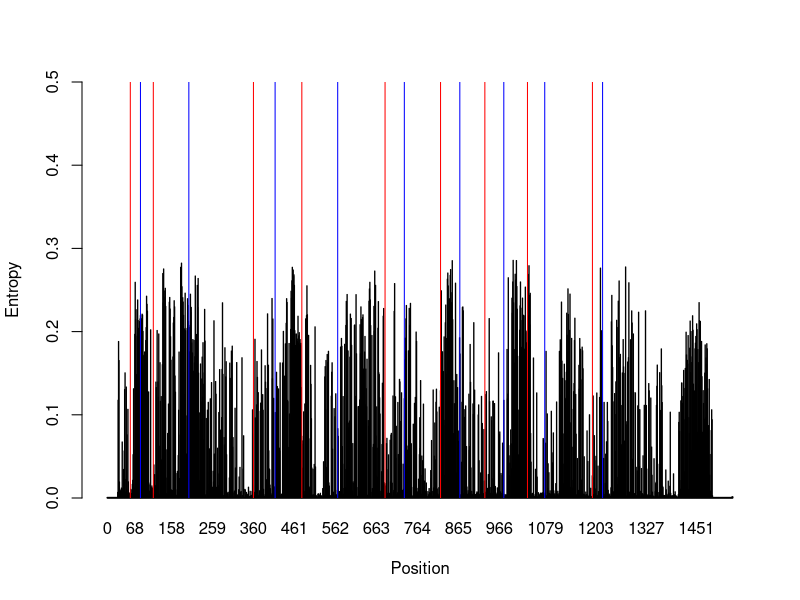

The R script that drew this image:
# Analyze entropy per position


data = read.table('../DB/Johnson2019Evaluation16S.tsv', sep = '\t', header=T, dec = ',')
regions = read.table('../DB/variableRegions_Ecoli_Brosius1978.tsv', sep = '\t', row.names = 1)
colnames(regions) = c('start', 'end')
#plot(x = data$Base_Position, y = data$Entropy, ylim=c(0,1), pch = 19, xlab = 'Position', ylab = 'Entropy')
#smoothScatter(x = data$Base_Position, y = data$Entropy, ylim=c(0,1), pch = 19, xlab = 'Position', ylab = 'Entropy')    

barplot(names = data$Base_Position, height = data$Entropy, ylim=c(0,0.5), pch = 19, xlab = 'Position', ylab = 'Entropy')
abline(v = regions$start, col = 'red')
abline(v = regions$end, col = 'blue')
